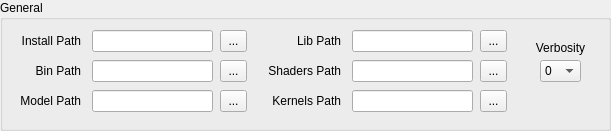
     <widget class="QGroupBox" name="generalSettingsGroupBox">
      <property name="geometry">
       <rect>
        <x>10</x>
        <y>10</y>
        <width>611</width>
        <height>131</height>
       </rect>
      </property>
      <property name="title">
       <string>General</string>
      </property>
      <widget class="QLineEdit" name="installPathLineEdit">
       <property name="geometry">
        <rect>
         <x>92</x>
         <y>30</y>
         <width>121</width>
         <height>22</height>
        </rect>
       </property>
       <property name="toolTip">
        <string>&lt;html&gt;&lt;head/&gt;&lt;body&gt;&lt;p&gt;Sets the root path where DSCP4 assets, models, etc. are installed&lt;/p&gt;&lt;/body&gt;&lt;/html&gt;</string>
       </property>
      </widget>
      <widget class="QLineEdit" name="binPathLineEdit">
       <property name="geometry">
        <rect>
         <x>92</x>
         <y>60</y>
         <width>121</width>
         <height>22</height>
        </rect>
       </property>
       <property name="toolTip">
        <string>&lt;html&gt;&lt;head/&gt;&lt;body&gt;&lt;p&gt;Sets the path where dscp4 binary is located&lt;/p&gt;&lt;/body&gt;&lt;/html&gt;</string>
       </property>
      </widget>
      <widget class="QLineEdit" name="modelsPathLineEdit">
       <property name="geometry">
        <rect>
         <x>92</x>
         <y>90</y>
         <width>121</width>
         <height>22</height>
        </rect>
       </property>
       <property name="toolTip">
        <string>&lt;html&gt;&lt;head/&gt;&lt;body&gt;&lt;p&gt;Sets the path where 3D object files are located&lt;/p&gt;&lt;/body&gt;&lt;/html&gt;</string>
       </property>
      </widget>
      <widget class="QLineEdit" name="shadersPathLineEdit">
       <property name="geometry">
        <rect>
         <x>352</x>
         <y>60</y>
         <width>121</width>
         <height>22</height>
        </rect>
       </property>
       <property name="toolTip">
        <string>&lt;html&gt;&lt;head/&gt;&lt;body&gt;&lt;p&gt;Sets the path where OpenGL shaders are located&lt;/p&gt;&lt;/body&gt;&lt;/html&gt;</string>
       </property>
      </widget>
      <widget class="QLineEdit" name="libPathLineEdit">
       <property name="geometry">
        <rect>
         <x>352</x>
         <y>30</y>
         <width>121</width>
         <height>22</height>
        </rect>
       </property>
       <property name="toolTip">
        <string>&lt;html&gt;&lt;head/&gt;&lt;body&gt;&lt;p&gt;Sets the path where the libdscp4.so file is located&lt;/p&gt;&lt;/body&gt;&lt;/html&gt;</string>
       </property>
      </widget>
      <widget class="QLineEdit" name="kernelsPathLineEdit">
       <property name="geometry">
        <rect>
         <x>352</x>
         <y>90</y>
         <width>121</width>
         <height>22</height>
        </rect>
       </property>
       <property name="toolTip">
        <string>&lt;html&gt;&lt;head/&gt;&lt;body&gt;&lt;p&gt;Sets the path where OpenCL kernel files are located&lt;/p&gt;&lt;/body&gt;&lt;/html&gt;</string>
       </property>
      </widget>
      <widget class="QComboBox" name="verbosityComboBox">
       <property name="geometry">
        <rect>
         <x>540</x>
         <y>60</y>
         <width>41</width>
         <height>22</height>
        </rect>
       </property>
       <property name="toolTip">
        <string>&lt;html&gt;&lt;head/&gt;&lt;body&gt;&lt;p&gt;Sets the verbosity level for the logger, from least to most verbose&lt;/p&gt;&lt;/body&gt;&lt;/html&gt;</string>
       </property>
       <property name="maxVisibleItems">
        <number>7</number>
       </property>
       <item>
        <property name="text">
         <string>0</string>
        </property>
       </item>
       <item>
        <property name="text">
         <string>1</string>
        </property>
       </item>
       <item>
        <property name="text">
         <string>2</string>
        </property>
       </item>
       <item>
        <property name="text">
         <string>3</string>
        </property>
       </item>
       <item>
        <property name="text">
         <string>4</string>
        </property>
       </item>
       <item>
        <property name="text">
         <string>5</string>
        </property>
       </item>
       <item>
        <property name="text">
         <string>6</string>
        </property>
       </item>
      </widget>
      <widget class="QToolButton" name="installPathToolButton">
       <property name="geometry">
        <rect>
         <x>220</x>
         <y>30</y>
         <width>27</width>
         <height>22</height>
        </rect>
       </property>
       <property name="text">
        <string>...</string>
       </property>
      </widget>
      <widget class="QToolButton" name="binPathToolButton">
       <property name="geometry">
        <rect>
         <x>220</x>
         <y>60</y>
         <width>27</width>
         <height>22</height>
        </rect>
       </property>
       <property name="text">
        <string>...</string>
       </property>
      </widget>
      <widget class="QToolButton" name="modelPathToolButton">
       <property name="geometry">
        <rect>
         <x>220</x>
         <y>90</y>
         <width>27</width>
         <height>22</height>
        </rect>
       </property>
       <property name="text">
        <string>...</string>
       </property>
      </widget>
      <widget class="QToolButton" name="libPathToolButton">
       <property name="geometry">
        <rect>
         <x>480</x>
         <y>30</y>
         <width>27</width>
         <height>22</height>
        </rect>
       </property>
       <property name="text">
        <string>...</string>
       </property>
      </widget>
      <widget class="QToolButton" name="shadersPathToolButton">
       <property name="geometry">
        <rect>
         <x>480</x>
         <y>60</y>
         <width>27</width>
         <height>22</height>
        </rect>
       </property>
       <property name="text">
        <string>...</string>
       </property>
      </widget>
      <widget class="QToolButton" name="kernelsPathToolButton">
       <property name="geometry">
        <rect>
         <x>480</x>
         <y>90</y>
         <width>27</width>
         <height>22</height>
        </rect>
       </property>
       <property name="text">
        <string>...</string>
       </property>
      </widget>
      <widget class="QLabel" name="verbosityLabel">
       <property name="geometry">
        <rect>
         <x>530</x>
         <y>40</y>
         <width>61</width>
         <height>16</height>
        </rect>
       </property>
       <property name="text">
        <string>Verbosity</string>
       </property>
       <property name="alignment">
        <set>Qt::AlignCenter</set>
       </property>
      </widget>
      <widget class="QLabel" name="installPathLabel">
       <property name="geometry">
        <rect>
         <x>10</x>
         <y>30</y>
         <width>71</width>
         <height>21</height>
        </rect>
       </property>
       <property name="text">
        <string>Install Path</string>
       </property>
       <property name="alignment">
        <set>Qt::AlignRight|Qt::AlignTrailing|Qt::AlignVCenter</set>
       </property>
      </widget>
      <widget class="QLabel" name="binPathLabel">
       <property name="geometry">
        <rect>
         <x>10</x>
         <y>60</y>
         <width>71</width>
         <height>21</height>
        </rect>
       </property>
       <property name="text">
        <string>Bin Path</string>
       </property>
       <property name="alignment">
        <set>Qt::AlignRight|Qt::AlignTrailing|Qt::AlignVCenter</set>
       </property>
      </widget>
      <widget class="QLabel" name="modelPathLabel">
       <property name="geometry">
        <rect>
         <x>10</x>
         <y>90</y>
         <width>71</width>
         <height>21</height>
        </rect>
       </property>
       <property name="text">
        <string>Model Path</string>
       </property>
       <property name="alignment">
        <set>Qt::AlignRight|Qt::AlignTrailing|Qt::AlignVCenter</set>
       </property>
      </widget>
      <widget class="QLabel" name="libPathLabel">
       <property name="geometry">
        <rect>
         <x>270</x>
         <y>30</y>
         <width>71</width>
         <height>21</height>
        </rect>
       </property>
       <property name="text">
        <string>Lib Path</string>
       </property>
       <property name="alignment">
        <set>Qt::AlignRight|Qt::AlignTrailing|Qt::AlignVCenter</set>
       </property>
      </widget>
      <widget class="QLabel" name="shadersPathLabel">
       <property name="geometry">
        <rect>
         <x>260</x>
         <y>60</y>
         <width>81</width>
         <height>21</height>
        </rect>
       </property>
       <property name="text">
        <string>Shaders Path</string>
       </property>
       <property name="alignment">
        <set>Qt::AlignRight|Qt::AlignTrailing|Qt::AlignVCenter</set>
       </property>
      </widget>
      <widget class="QLabel" name="kernelsPathLabel">
       <property name="geometry">
        <rect>
         <x>260</x>
         <y>90</y>
         <width>81</width>
         <height>21</height>
        </rect>
       </property>
       <property name="text">
        <string>Kernels Path</string>
       </property>
       <property name="alignment">
        <set>Qt::AlignRight|Qt::AlignTrailing|Qt::AlignVCenter</set>
       </property>
      </widget>
     </widget>
